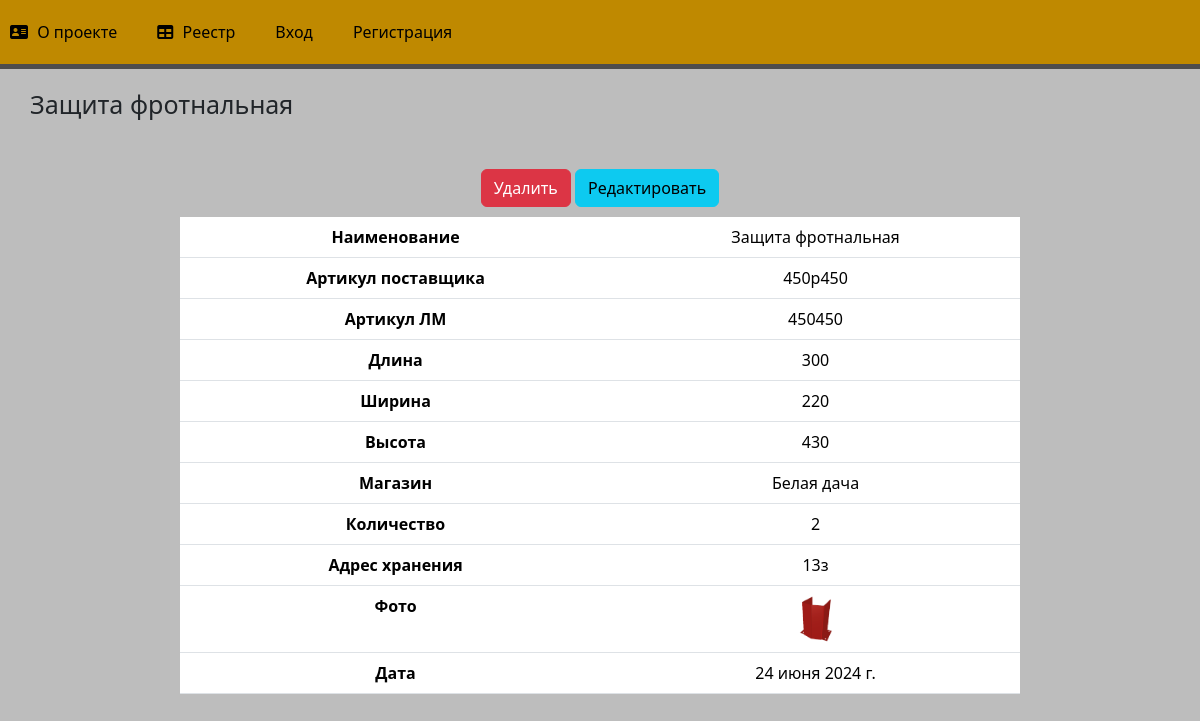
The page /5 on the database its author committed.
### main/models.py (models this page shows, shortened)
class Equipment(models.Model):
    title = models.CharField('Наименование', max_length=250)
    article = models.CharField('Артикул поставщика', max_length=250)
    lm_article = models.CharField('Артикул ЛМ', max_length=250)
    length = models.IntegerField('Длина')
    width = models.IntegerField('Ширина')
    depth = models.IntegerField('Высота')
    shop = models.CharField('Магазин', max_length=250)
    amount = models.IntegerField('Количество')
    address = models.CharField('Адрес хранения', max_length=250)
    image = models.ImageField(upload_to='image', blank=True, null=True)
    date = models.DateField('Дата')
    class Meta:
        verbose_name = 'Запись в реестр'
        verbose_name_plural = 'Реестр оборудования'

### main/views.py (the view)
# urls.py: path('<int:pk>', views.RegisterRecordView.as_view(), name='record-detail'),
@method_decorator(login_required, name='dispatch')
class RegisterRecordView(DetailView):
    model = Equipment
    template_name = 'main/detail_view.html'
    context_object_name = 'equipment'

### main/templates/main/detail_view.html (shortened to what this page needs)
{% extends 'main/layout.html' %}
{% block content %}
    <div class="features">
        <h1>{{ equipment.title }}</h1>
        <a href="{% url 'record-delete' equipment.id %}" class="btn btn-danger">Удалить</a>
        <a href="{% url 'record-update' equipment.id %}" class="btn btn-info">Редактировать</a>
        <div class="table-container">
            <table class="table">
                <tr>
                    <th>Наименование</th>
                    <td>{{ equipment.title }}</td>
                </tr>
                <tr>
                    <th>Артикул поставщика</th>
                    <td>{{ equipment.article }}</td>
                </tr>
                <tr>
                    <th>Артикул ЛМ</th>
                    <td>{{ equipment.lm_article }}</td>
                </tr>
                <tr>
                    <th>Длина</th>
                    <td>{{ equipment.length }}</td>
                </tr>
                <tr>
                    <th>Ширина</th>
                    <td>{{ equipment.width }}</td>
                </tr>
                <tr>
                    <th>Высота</th>
                    <td>{{ equipment.depth }}</td>
                </tr>
                <tr>
                    <th>Магазин</th>
                    <td>{{ equipment.shop }}</td>
                </tr>
                <tr>
                    <th>Количество</th>
                    <td>{{ equipment.amount }}</td>
                </tr>
                <tr>
                    <th>Адрес хранения</th>
                    <td>{{ equipment.address }}</td>
                </tr>
                <tr>
                    <th>Фото</th>
                    <td>
                        {% if equipment.image %}
                            <img src="{{ equipment.image.url }}" alt="{{ equipment.title }}" style="width:50px; height:50px;">
                        {% else %}
                            No photo
                        {% endif %}
                    </td>
                </tr>
                <tr>
                    <th>Дата</th>
                    <td>{{ equipment.date }}</td>
                </tr>
            </table>
        </div>
    </div>
{% endblock %}

### main/static/main/css/main.css (style rules this page uses)
body { background: #bdbdbd; }
main .features { float: left; color: #black; margin-top: 100px; text-align: center; width: 100%; }
main .features h1 { font-size: 25px; float: left; margin-top: -80px; margin-left: 30px; }
.table-container { width: 70%; margin: 0 auto; margin-top: 10px; }

### rows shown on the page
Equipment: title "Защита фротнальная", article "450р450", lm_article "450450", length "300", width "220", depth "430", shop "Белая дача", amount "2", address "13з", image (picture), date "24 июня 2024 г."
